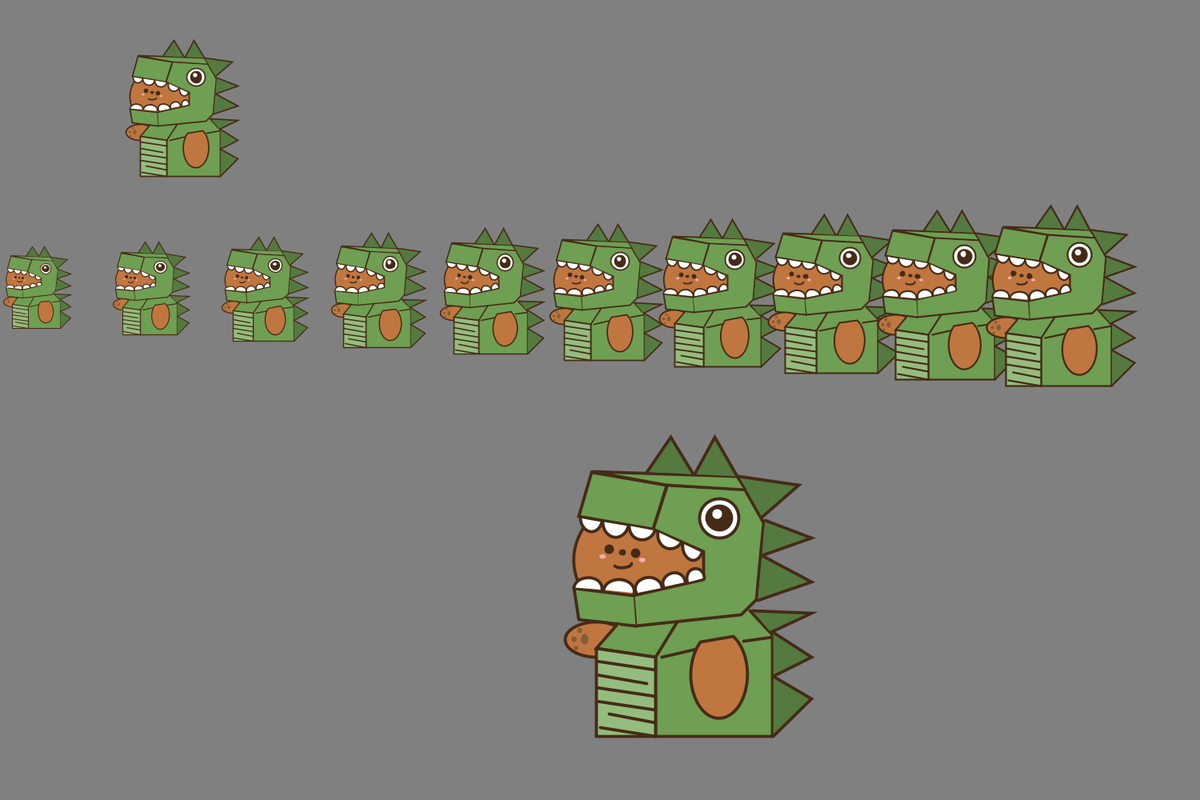
Frame 1 (no input)
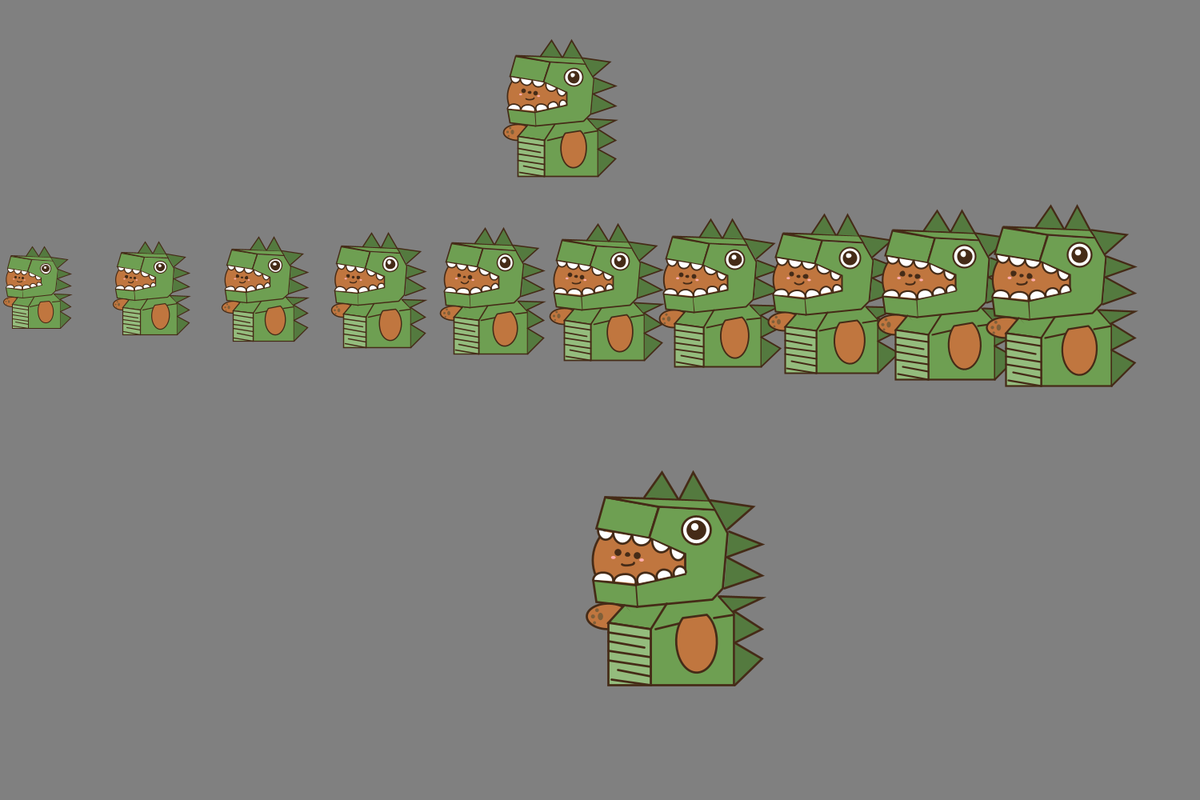
Frame 60 (the mouse pressed at the canvas centre just before this capture)
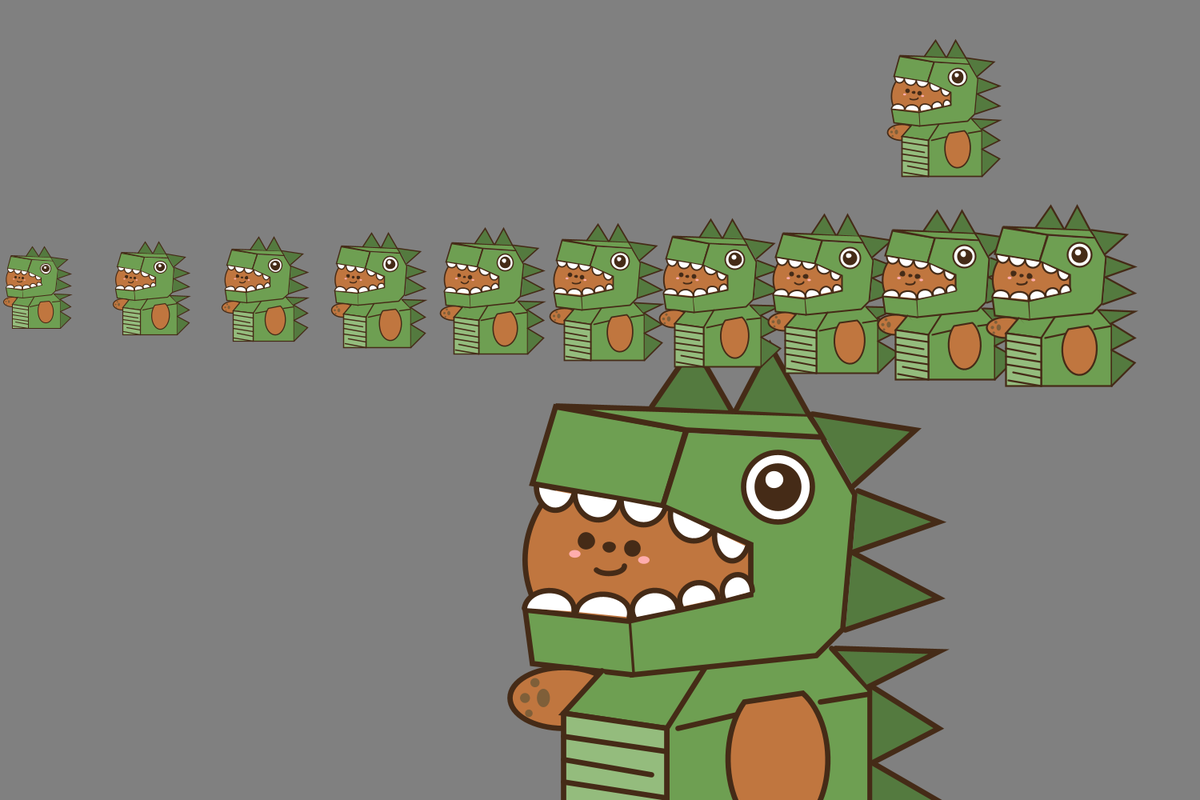
Frame 120 (the mouse held since frame 60 and released just before this capture)

The Processing sketch that drew these frames (run headless with seeded random() and noise(); from frame 60 on, the mouse is pressed at the canvas centre):

// Processing sketch: HOME_WORK_GAME_DESIGN_3
// ── HOME_WORK_GAME_DESIGN_3.pde
float x1, y1, d1;
float x2, y2, d2;
void setup() {
  size (1500, 1000);
  x1 = 200; y1 = 120; d1 = 25;
  x2 = 800; y2 = 700; d2 = 55;
}
void draw(){
  background(128);
  sreypich(x1, y1, d1);
  sreypich(x2, y2, d2);
  x1 = x1 + 8; // move to right
  if(x1>width) x1 = 0;
  d2 = d2*1.015;  // get bigger
  if(d2>100) d2 = 30;
  for (int i = 0; i <10 ; i++){
      sreypich(30+i*140, 350, 15+i*2);
    }
}
  

// ── dragon.pde
void sreypich (float x , float y , float d){
  stroke(69, 43, 23);
  strokeWeight(0.07*d);
  //bear-face
  fill (192, 118, 63);
  stroke(69, 43, 23);
  arc(x, y, 3*d, 2.8*d, -1*PI/8, 4*PI/3, OPEN);
  //green-body
  fill(110, 159, 82);
  beginShape();
  vertex(x-d*0.5, y+1.5*d);//sixteen
  vertex(x-d, y+2*d);//seventeen
  vertex(x+0.35*d, y+2.2*d);//eightteen
  vertex(x+0.35*d, y+4*d);//nineteen
  vertex(x+3*d, y+4*d);//twenty
  vertex(x+3*d, y+1.7*d);//twenty-one
  vertex(x+2.5*d, y+1.15*d);//twenty-two
  endShape();
  //green-one
  fill(110, 159, 82);
  beginShape();
  vertex(x-d*1.4, y-d);//one
  vertex(x-d*1.1, y-d*2);//two
  vertex(x+d*0.6, y-d*1.7);//three
  vertex(x+0.3*d, y-0.7*d);//four
  endShape(CLOSE);
  //green-two
  beginShape();
  vertex(x-d*1.1, y-d*2.01);//from-two
  vertex(x+d*2.2, y-d*1.9);//five
  vertex(x+d*2.4, y-1.6*d);//six
  vertex(x+d*0.6, y-d*1.7);//three
  endShape(CLOSE);
  //green-three
  beginShape();
  vertex(x+d*2.4, y-1.56*d);//six
  vertex(x+d*2.8, y-d*0.85);//seven
  vertex(x+d*2.65, y+d*0.9);//eight
  vertex(x+2.3*d, y+d*1.25);//nine
  vertex(x-0.1*d, y+d*1.5);//ten
  vertex(x-0.15*d, y+d*0.8);//eleven
  vertex(x+d*1.45, y+d*0.45);//twelve
  vertex(x+d*1.45, y-d*0.2);//thirteen
  vertex(x+0.3*d, y-0.7*d);//four
  vertex(x+d*0.6, y-d*1.66);//three
  endShape();
  //green-four
  beginShape();
  vertex(x-0.15*d, y+d*0.8);//eleven
  vertex(x-d*1.5, y+d*0.65);//fourteen
  vertex(x-d*1.4, y+d*1.35);//fifteen
  vertex(x-0.1*d, y+d*1.5);//ten
  endShape();
  //bear-left-hand
  fill (192, 118, 63);
  ellipse(x-d, y+1.8*d, 1.4*d, d*0.8);
  //green-body-hide-hand
  fill(110, 159, 82);
  beginShape();
  vertex(x-d*0.5, y+1.45*d);//sixteen
  vertex(x-d, y+2*d);//seventeen
  vertex(x+0.35*d, y+2.2*d);//eightteen
  endShape();
  fill(127, 95, 57);
  noStroke();
  ellipse(x-d*1.26, y+1.8*d, 0.17*d, 0.24*d);
  circle(x-d*1.37, y+1.6*d, 0.12*d);
  circle(x-d*1.5, y+1.8*d, 0.13*d);
  circle(x-d*1.45, y+2*d, 0.1*d);
  //light-body
  stroke(69, 43, 23);
  strokeWeight(0.07*d);
  fill(148, 188, 125);
  beginShape();
  vertex(x-d, y+2*d);//seventeen
  vertex(x-d, y+4*d);//twenty-three
  vertex(x+0.35*d, y+4*d);//to-nineteen
  vertex(x+0.35*d, y+2.2*d);//eightteen
  vertex(x-d, y+2*d);//seventeen
  endShape();
  //line
  line(x+0.35*d, y+2.2*d, x+0.85*d, y+1.4*d);
  line(x+0.5*d, y+2.2*d, x+1.35*d, y+2*d);
  line(x+2.35*d, y+1.85*d, x+d*3, y+1.75*d);
  //line-in-light-body
  line(x-d, y+2.3*d, x+0.35*d, y+2.5*d);
  line(x-d, y+2.6*d, x+0.15*d, y+2.8*d);
  line(x-d, y+2.9*d, x+0.35*d, y+3.1*d);
  line(x-d, y+3.2*d, x+0.35*d, y+3.4*d);
  line(x-0.7*d, y+3.5*d, x+0.35*d, y+3.7*d);
  line(x-0.9*d, y+3.8*d, x+0.35*d, y+4*d);
  //right-hand
  fill (192, 118, 63);
  arc(x+1.8*d, y+2.6*d, d*1.3, d*2, -PI/3, 3.8*PI/3, CLOSE);
  //upper-teeths
  fill(255, 255, 255);
  arc(x-1.1*d, y-0.95*d, 0.5*d, 0.6*d, PI/10, PI, OPEN);
  arc(x-0.55*d, y-0.87*d, 0.6*d, 0.7*d, PI/11, PI, OPEN);
  arc(x+0.05*d, y-0.78*d, 0.6*d, 0.65*d, PI/9, PI, OPEN);
  arc(x+0.7*d, y-0.577*d, 0.6*d, 0.65*d, PI/5, 5.3*PI/5, OPEN);
  arc(x+1.2*d, y-0.31*d, 0.45*d, 0.65*d, PI/7, 5.3*PI/5, OPEN);
  //lower-teeths
  arc(x-1.18*d, y+0.65*d, 0.65*d, 0.5*d, 1.03*PI, 2.03*PI, OPEN);
  arc(x-0.48*d, y+0.7*d, 0.7*d, 0.5*d, 1.03*PI, 2.06*PI, OPEN);
  arc(x+d*0.2, y+0.65*d, 0.6*d, 0.5*d, 0.87*PI, 1.98*PI, OPEN);
  arc(x+d*0.77, y+0.52*d, 0.5*d, 0.45*d, 0.87*PI, 1.98*PI, OPEN);
  arc(x+d*1.27, y+0.42*d, 0.4*d, 0.45*d, 0.87*PI, 1.98*PI, OPEN);
  //bear-face
  //eyes
  fill(69, 43, 23);
  circle(x-0.7*d, y-0.25*d, 0.15*d);
  circle(x-0.1*d, y-0.15*d, 0.15*d);
  //nose
  ellipse(x-0.4*d, y-0.17*d, 0.1*d, 0.07*d);
  //mouth
  noFill();
  arc(x-0.4*d, y+0.08*d, 0.4*d, 0.2*d, 0, 5*PI/6);
  fill(255, 173, 173);
  noStroke();
  ellipse(x-0.85*d, y-0.08*d, 0.15*d, 0.1*d);
  ellipse(x+0.05*d, y, 0.15*d, 0.1*d);
  stroke(69, 43, 23);
  strokeWeight(d*0.07);
  //eye
  fill(255, 255, 255);
  circle(x+d*1.8, y-d*0.95, d*0.9);//out-white
  fill(69, 43, 23);
  circle(x+d*1.8, y-d*0.95, d*0.55);
  fill(255, 255, 255);
  circle(x+d*1.75, y-d*1.05, d*0.3);
  //dark-green
  fill(84, 122, 63);
  beginShape();
  vertex(x+0.15*d, y-2*d);
  vertex(x+0.7*d, y-2.8*d);
  vertex(x+1.2*d, y-1.95*d);
  endShape();
  beginShape();
  vertex(x+1.25*d, y-1.95*d);
  vertex(x+1.7*d, y-2.8*d);
  vertex(x+2.2*d, y-1.9*d);
  endShape();
  beginShape();
  vertex(x+2.25*d, y-1.9*d);
  vertex(x+3.6*d, y-1.7*d);
  vertex(x+2.78*d, y-0.97*d);
  endShape();
  beginShape();
  vertex(x+2.84*d, y-0.9*d);
  vertex(x+3.9*d, y-0.5*d);
  vertex(x+2.77*d, y-0.1*d);
  endShape();
  beginShape();
  vertex(x+2.77*d, y-0.1*d);
  vertex(x+3.9*d, y+0.5*d);
  vertex(x+2.68*d, y+0.91*d);
  endShape();
  beginShape();
  vertex(x+2.55*d, y+1.15*d);
  vertex(x+3.9*d, y+1.2*d);
  vertex(x+2.98*d, y+1.65*d);
  endShape();
  beginShape();
  vertex(x+3.03*d, y+1.65*d);
  vertex(x+3.9*d, y+2.2*d);
  vertex(x+3.03*d, y+2.65*d);
  endShape();
  beginShape();
  vertex(x+3.03*d, y+2.65*d);
  vertex(x+3.9*d, y+3.15*d);
  vertex(x+3.03*d, y+4*d);
  endShape();
}
